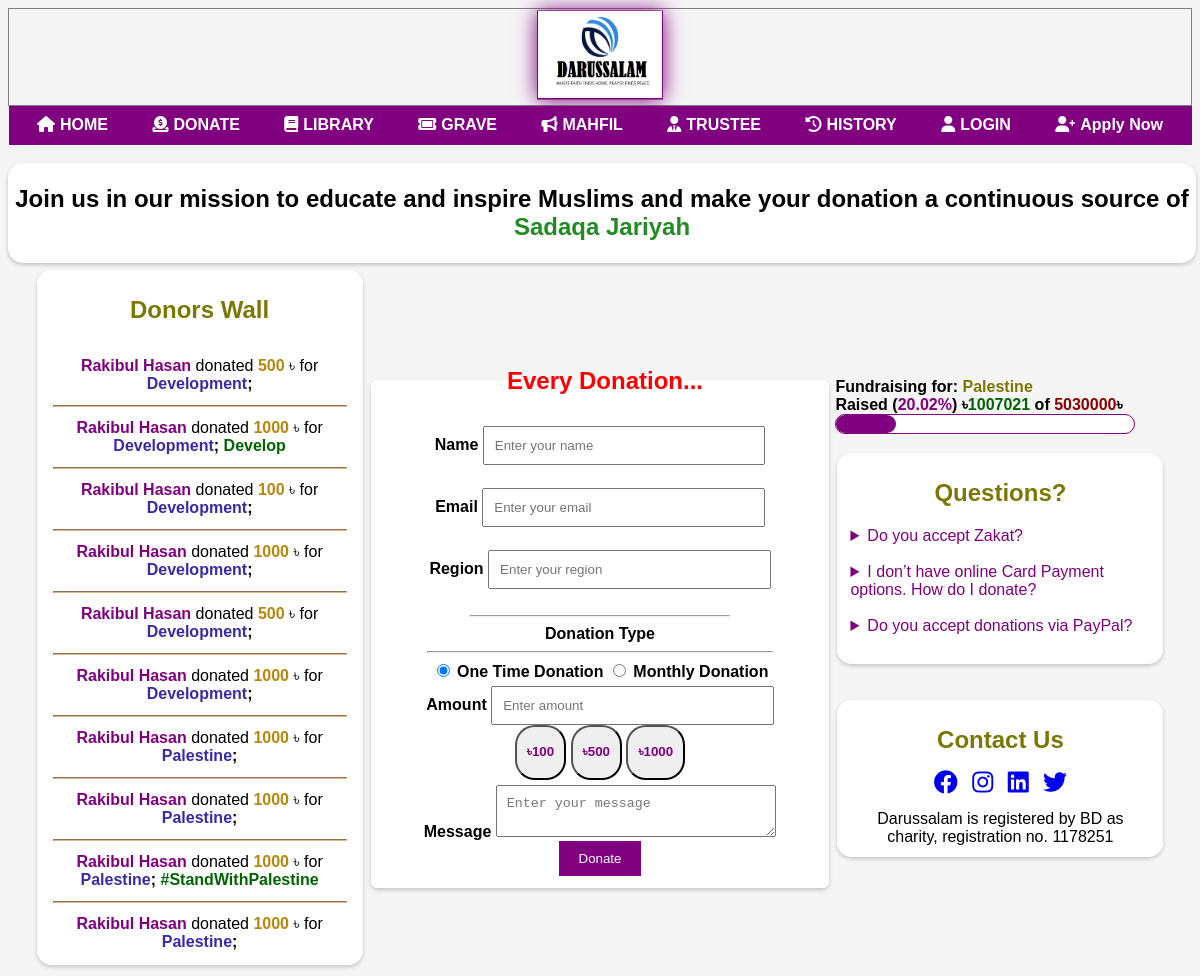
The app's page /donation.php with its own data.
### tables this page shows
CREATE TABLE `donators` (
  `SL` int(255) NOT NULL,
  `Email` varchar(254) NOT NULL,
  `Name` varchar(30) NOT NULL,
  `Region` varchar(20) NOT NULL,
  `Amount` int(255) NOT NULL,
  `Message` varchar(255) DEFAULT NULL,
  `eventId` int(11) DEFAULT NULL
);

CREATE TABLE `event` (
  `eventId` int(4) NOT NULL,
  `eventName` varchar(70) DEFAULT NULL,
  `status` tinyint(2) NOT NULL,
  `goal` int(255) DEFAULT NULL,
  `description` varchar(255) DEFAULT NULL
);

### donation.php (the view, shortened to what this page needs)
<?php
$eventId = NULL;
$eventName = NULL;
$goal = NULL;
$description = NULL;
$servername = "localhost";
$email = "root";
$password = "";
$database = "darussalam";
$progress = 0;
$conn = mysqli_connect($servername, $email, $password, $database);
$nameError = $emailError = $regionError = $amountError = "";
$donorwall = "SELECT donators.*, event.eventName FROM donators JOIN event ON donators.eventId = event.eventId ORDER BY donators.SL DESC;";
$eventSql = "select * from event where status = 1;";
$result = mysqli_query($conn, $donorwall);
$eventResult = mysqli_query($conn, $eventSql);
$rowCount = mysqli_num_rows($eventResult);
if($rowCount > 0)
{
    while ($e = $eventResult->fetch_assoc())
    {
        $eventId = $e["eventId"];
        $eventName = $e["eventName"];
        $goal = $e["goal"];
        $description = $e["description"];
    }
}
else
{
    $developementOnly = 1;
}
$amSql = "SELECT SUM(amount) AS totalAmount FROM donators WHERE eventId = $eventId;";
?>
<!DOCTYPE html>
<html>
<head>
    <link rel="stylesheet" href="https://cdnjs.cloudflare.com/ajax/libs/font-awesome/6.0.0-beta3/css/all.min.css">
    <link rel="stylesheet" type="text/css" href="style.css">
</head>
<body>
    <table width="100%" height="7px" border="collapse" class="menu-table">
        <tr>
            <td colspan="9" style="position: relative;">
                <div class="logo-container">
                    <a href="landing.php">
                        <img src="media\logo-darussalam.png" class="round-logo">
                    </a>
                </div>
            </td>
        </tr>
        <tr class="menu-row">
            <td width="11.1111%" align="center">
                <a href="landing.php" class="menu-button"><b><i class="fa-solid fa-house" style=" margin-right: 5px;"></i>HOME</b></a>
                <a href="donation.php" class="menu-button"><b><i class="fa-solid fa-circle-dollar-to-slot" style=" margin-right: 5px;"></i>DONATE</b></a>
                <a href="#" class="menu-button"><b><i class="fa-solid fa-book" style=" margin-right: 5px;"></i>LIBRARY</b></a>
                <a href="landbook.php" class="menu-button"><b><i class="fa-solid fa-ticket" style=" margin-right: 5px;"></i>GRAVE</b></a>
                <a href="#" class="menu-button"><b><i class="fa-solid fa-bullhorn" style=" margin-right: 5px;"></i>MAHFIL</b></a>
                <a href="#" class="menu-button"><b><i class="fa-solid fa-user-tie" style=" margin-right: 5px;"></i>TRUSTEE</b></a>
                <a href="#" class="menu-button"><b><i class="fa-solid fa-clock-rotate-left" style=" margin-right: 5px;"></i>HISTORY</b></a>
                <a href="login.php" class="menu-button" target="_blank"><b><i class="fa-solid fa-user" style=" margin-right: 5px;"></i>LOGIN</b></a>
                <a href="apply.php" class="menu-button"><b><i class="fa-solid fa-user-plus" style=" margin-right: 5px;"></i>Apply Now</a>
            </td>
        </tr>
    </table><br>
    <div class="containerz">
        <h2 style="text-align: center;">
            Join us in our mission to educate and inspire Muslims and make your donation a continuous source of<br>
            <span class="green-text">Sadaqa Jariyah</span>
        </h2>
    </div>
    <table border="0" width="100%">
        <tr>
            <th></th>
            <th></th>
            <th></th>
        </tr>
        <tr>
            <td style="text-align: right;">
                <div style="display: inline-block; text-align: center;">
                    <fieldset class="fieldset-none" style="width: auto; max-width: 300px; background: white;">
                        <h2 style="text-align: center; color: #7b7805">Donors Wall</h2><hr style="border-color: transparent;">
                        <div style="overflow: auto; height: 600px;">
                            <table style="width: auto;">
                                <?php
                                if ( $rowCount > 0)
                                {
                                    $amountresult = mysqli_query($conn, $amSql);
                                    if ($amountresult)
                                    {
                                        $row = mysqli_fetch_assoc($amountresult);
                                        $progress = $row['totalAmount'];
                                    }
                                }
                                while ($r = $result->fetch_assoc())
                                    {?>
                                <tr>
                                    <td>
                                        <span style="color: purple;"><b><?php echo $r["Name"]; ?></b></span> donated
                                        <span style="color: darkgoldenrod;"><b><?php echo $r["Amount"]; ?></b></span> ৳ for <b><span style="color: #392ba7;"><?php echo $r["eventName"]; ?></span>;
                                        <span style="color: darkgreen;"><?php echo $r["Message"]; ?></b></span>
                                    </td>
                                </tr>
                                <tr>
                                    <td><hr style="border-color: burlywood;"></td>
                                </tr>
                                <?php } ?>
                            </table>
                        </div></b>
                </div>
            </td>
    <td style="width: auto; text-align: center;">
        <fieldset class="fieldset-rgb" style="width: auto; min-width: 400px; background: white;">
            <legend style="width: auto;">
                <p class="text"><h2 class="text-animation"><span></span></h2></p>
            </legend>
            <form method="post">
                <label for="name"><b>Name</b></label>
                <input type="text" name="name" id="name" placeholder="Enter your name"><br>
                <span class="error"><?php echo $nameError; ?></span><br>
                <label for="email"><b>Email</b></label>
                <input type="email" name="email" id="email" placeholder="Enter your email"><br>
                <span class="error"><?php echo $emailError; ?></span><br>
                <label for="region"><b>Region</b></label>
                <input type="text" name="region" id="region" placeholder="Enter your region"><br>
                <span class="error"><?php echo $regionError; ?></span><br>
                <hr width="60%">
                <label for="donation_type" style="text-align: left; font-weight: bold;">Donation Type</label><br>
                <hr width="80%">
                <input type="radio" name="donation_type" id="one_time" value="one_time" checked>
                <label for="one_time"><b>One Time Donation</b></label>
                <input type="radio" name="donation_type" id="monthly" value="monthly">
                <label for="monthly"><b>Monthly Donation</b></label>
                <br>
                <label for="amount" style="font-weight: bold;">Amount</label>
                <input type="number" name="amount" id="amount" placeholder="Enter amount">
                <span class="error"><?php echo $amountError; ?></span><br>
                <button type="button" class="custom-button" onclick="document.getElementById('amount').value='100'"><h4>৳100</h4></button>
                <button type="button" class="custom-button" onclick="document.getElementById('amount').value='500'"><h4>৳500</h4></button>
                <button type="button" class="custom-button" onclick="document.getElementById('amount').value='1000'"><h4>৳1000</h4></button>
                <br>
                <label for="message"><b>Message</b></label>
                <textarea name="message" id="message" placeholder="Enter your message" ;></textarea>
                <br>
                <input type="submit" name="submit" value="Donate">
            </form>
        </fieldset>
    </td>
    <td colspan="3">
        <?php
        if ( $rowCount > 0)
        {
            echo '<b>Fundraising for: <span style="color: #7b7805;"><abbr title="'.$description.'">'.$eventName.'</abbr></span></b><br>';
            $ppbar=($progress*100)/$goal ; ?>
            <label for="progress">
                <b>Raised (<span style="color: purple;"><?php echo round($ppbar, 2);?>%</span>) </b></label>
                    <b>৳<span style="color: darkgreen;"><?php echo $progress; ?></span> of <span style="color: darkred;"> <?php echo $goal; ?></span>৳</b><br>
            <progress id="file" max="100" value="<?php echo $ppbar; ?>" style="width: 100%; max-width: 300px; min-width: 225px; height: 20px; background: #f0f0f0;"><?php echo $progress;
        }?>
        </progress>
        <br><br>
        <fieldset class="fieldset-none" style="width: auto; max-width: 300px; min-width: 220px; background: white;">
            <h2 style="text-align: center; color: #7b7805;">Questions?</h2>
            <details>
                <summary style="color: purple;  cursor: pointer;text-align:  left ;">Do you accept Zakat?</summary>
            </details>
            <br>
            <details>
                <summary style="color: purple;  cursor: pointer; text-align:  left ;">I don’t have online Card Payment options. How do I donate?<br> </summary>
            </details>
            <br>
            <details>
                <summary style="color: purple; cursor: pointer; text-align: left;">Do you accept donations via PayPal?</summary>
            </details> <br>
        </fieldset><br><br>
        <fieldset class="fieldset-none" style="width: auto; max-width: 300px; min-width: 220px;background: white;">
            <h2 style="text-align: center; color: #7b7805;">Contact Us</h2>
            <a href="https://www.facebook.com" class="fa-brands fa-facebook fa-xl" style="text-decoration: none;" target="_blank"></a>
            <a href="https://www.instagram.com" class="fa-brands fa-instagram fa-xl" style="text-decoration: none;" target="_blank"></a>
            <a href="https://www.linkedin.com" class="fa-brands fa-linkedin fa-xl" style="text-decoration: none;" target="_blank"></a>
            <a href="https://www.twitter.com" class="fa-brands fa-twitter fa-xl" style="text-decoration: none;" target="_blank"></a><br>
            <br>Darussalam is registered by BD as charity, registration no. 1178251
        </fieldset>
    </td>
    </tr>
    </table>
</body>
</html>

### style.css (style rules this page uses)
label { font-size: 1rem; }
legend { color: purple; }
body { background: ghostwhite; font-family: Arial, sans-serif; }
.custom-button { color: purple; padding: 0 10px 0px 10px; animation: border-color-change 5s infinite; border-radius: 20px; cursor: pointer; }
input[type="text"], input[type="email"], input[type="number"], textarea { width: 60%; padding: 10px; margin-top: 5px; }
input[type="submit"] { background: purple; color: white; padding: 10px 20px; border: none; cursor: pointer; }
fieldset { border: 2px solid purple; border-radius: 7px; text-align: center; box-shadow: 0 2px 4px rgba(0, 0, 0, 0.2); animation: border-color-change 5s infinite; }
.text-animation { display: flex; justify-content: center; color: black; }
.text-animation span::before { content: "Every Donation..."; color: red; animation: animate infinite 3s; padding-left: 10px; }
.green-text { color: forestgreen; font-weight: bold; }

### donation.php (style rules this page uses)
label { font-size: 1rem; }
legend { color: purple; }
body { background color: purple; background: #f5f5f5; font-family: Arial, sans-serif; }
.custom-button { color: purple; padding: 0 10px 0px 10px; animation: border-color-change 5s infinite; border-radius: 20px; cursor: pointer; }
input[type="text"], input[type="email"], input[type="number"], textarea { width: 60%; padding: 10px; margin-top: 5px; }
input[type="submit"] { background: purple; color: white; padding: 10px 20px; border: none; cursor: pointer; }
.fieldset-rgb { border: 2px solid white; border-radius: 7px; text-align: center; box-shadow: 0 2px 4px rgba(0, 0, 0, 0.2); animation: border-color-change 5s infinite; }
.fieldset-none { border: 1px solid white; border-radius: 15px; text-align: center; box-shadow: 0 2px 4px rgba(0, 0, 0, 0.2); }
.text-animation span::before { content: "Every Donation..."; color: red; animation: animate infinite 3s; padding-left: 10px; }
abbr { text-decoration: none; }
.green-text { color: forestgreen; font-weight: bold; }
.containerz { background-color: white; width: 100%; padding: 2px; box-shadow: 0 2px 4px rgba(0, 0, 0, 0.2); border-radius: 15px; }
.menu-table { width: 100%; border-collapse: collapse; margin: 0; padding: 0; }
.menu-row, .menu-column { background-color: purple; border: 0; border-color: transparent; margin: 0; padding: 0; }
.menu-button { text-decoration: none; color: white; padding: 9px 20px; background: purple; border: none; border-radius: 0px; cursor: pointer; transition: background 0.3s; display: inline-block; text-align: center; }
.logo-container { width: 126px; height: 89px; border-radius: 0%; background-color: purple; position: absolute; top: 48%; left: 50%; transform: translate(-50%, -50%); transition: box-shadow 0.5s ease-in-out; box-shadow: 0 0 20px purple; }
.round-logo { width: 124px; height: 87px; border-radius: 0%; position: absolute; top: 49%; left: 50%; transform: translate(-50%, -50%); z-index: 2; }

### records on screen
donators: Name "Rakibul Hasan", Amount "500", eventId.eventName "Development"
donators: Name "Rakibul Hasan", Amount "1000", eventId.eventName "Development", Message "Develop"
donators: Name "Rakibul Hasan", Amount "100", eventId.eventName "Development"
donators: Name "Rakibul Hasan", Amount "1000", eventId.eventName "Development"
donators: Name "Rakibul Hasan", Amount "500", eventId.eventName "Development"
donators: Name "Rakibul Hasan", Amount "1000", eventId.eventName "Development"
donators: Name "Rakibul Hasan", Amount "1000", eventId.eventName "Palestine"
donators: Name "Rakibul Hasan", Amount "1000", eventId.eventName "Palestine"
donators: Name "Rakibul Hasan", Amount "1000", eventId.eventName "Palestine", Message "#StandWithPalestine"
donators: Name "Rakibul Hasan", Amount "1000", eventId.eventName "Palestine"
event: eventName "Palestine", goal "5030000"

### other values on screen
$ppbar "20.02"
$progress "1007021"
